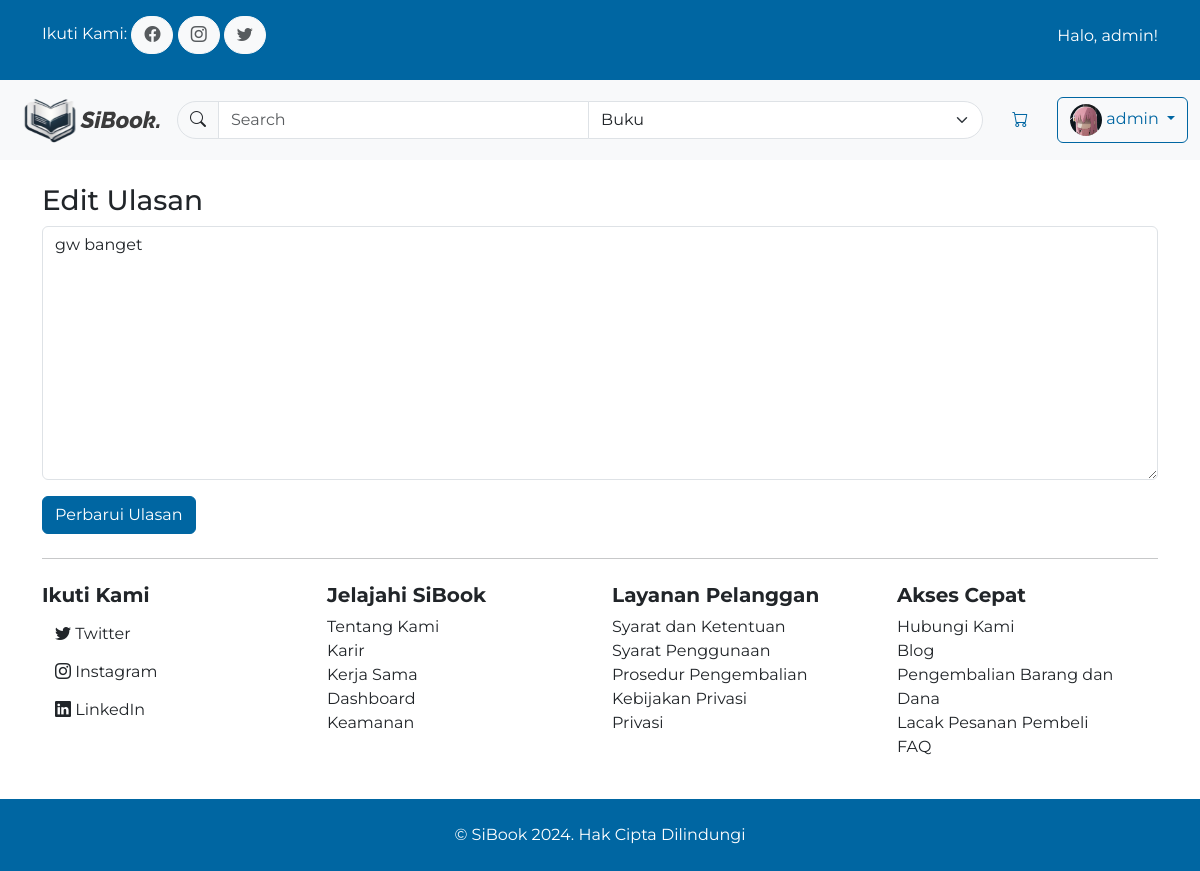
The app's page /books/review/3/update/ (signed in), older data.
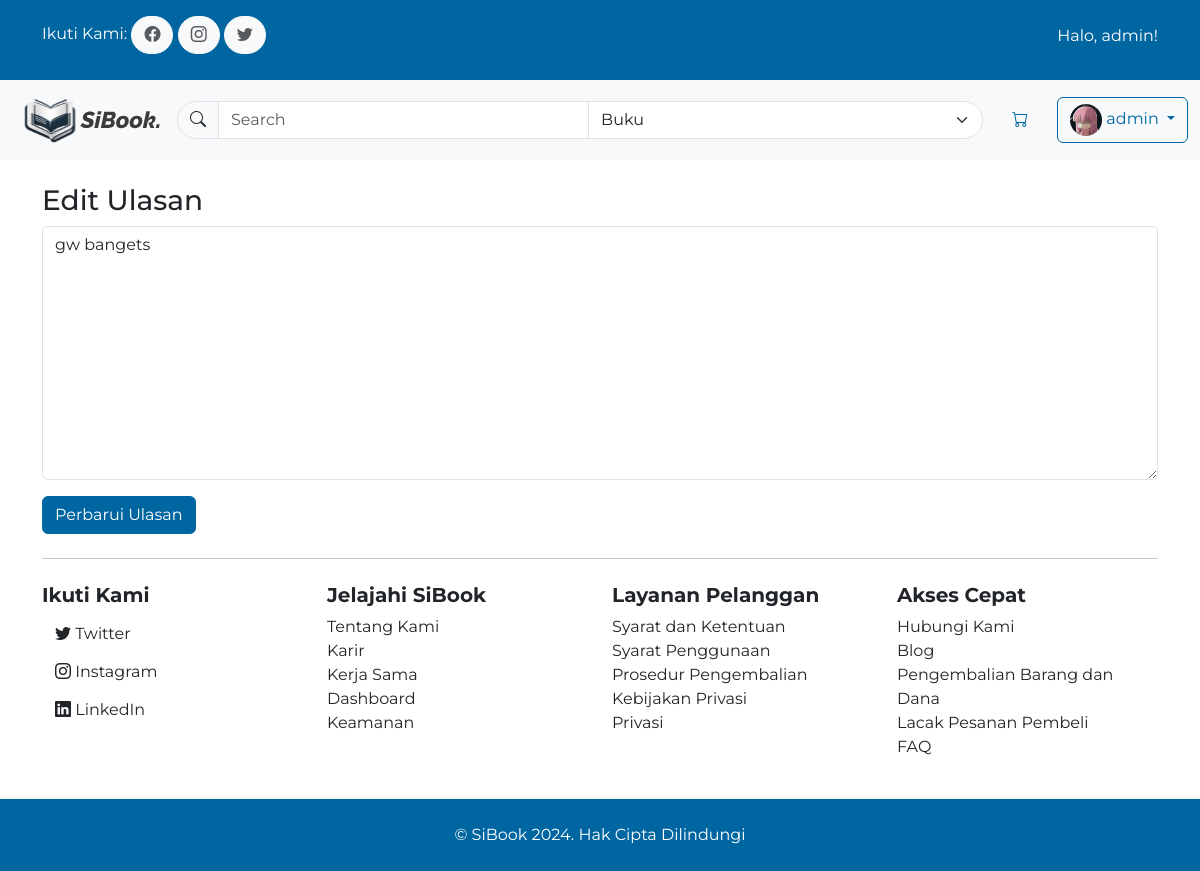
The same page, newer data.
### bookcommerce/models.py (models this page shows, shortened)
class Review(models.Model):
    author = models.ForeignKey(Customer, on_delete=models.CASCADE)
    date_posted = models.DateTimeField(default=timezone.now)
    rating = models.IntegerField(choices=[(i, i) for i in range(1, 6)], default=5)
    content = models.TextField()
    like = models.IntegerField(default=0)
    liked_by = models.ManyToManyField(Customer, related_name='liked_reviews', blank=True)
    book = models.ForeignKey(Book, on_delete=models.CASCADE, related_name='reviews')

### bookcommerce/views.py (the view, shortened to what this page needs)
# urls.py: path('books/review/<int:pk>/update/', ReviewUpdateView.as_view(), name='bookcommerce-review-update'),
class ReviewUpdateView(LoginRequiredMixin, UserPassesTestMixin, UpdateView):
    model = Review
    fields = ['content']
    template_name = 'bookcommerce/review_form_update.html'
    def get_context_data(self, **kwargs):
        context = super().get_context_data(**kwargs)
        context['review'] = get_object_or_404(Review, pk=self.kwargs['pk'])
        return context
    def test_func(self):
        review = self.get_object()
        return self.request.user == review.author

### bookcommerce/templates/bookcommerce/review_form_update.html (shortened to what this page needs)
{% extends "bookcommerce/base.html" %}
{% load static %}
{% load widget_tweaks %}
{% block content %}
<div class="container">
    <div class="col-12 mt-4">
        <h3>Edit Ulasan</h3>
        <form action="{% url 'bookcommerce-review-update' review.pk %}" method="POST">
            {{ form.content|add_class:"form-control" }}
            <button class="btn btn-primary mt-3" type="submit">Perbarui Ulasan</button>
        </form>
    </div>
</div>
{% endblock content %}

Row changes from the older to the newer data that the page shows:
changed Review: content "gw banget" → "gw bangets"
